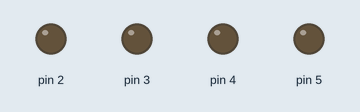
A sketch run on a simulated Arduino Uno, built with avr-gcc and run on an emulated ATmega328P. Shown: output pins drawn as LEDs (lit = HIGH).

Above: at 0.4 s.
At 2.0 s:
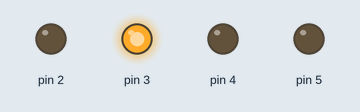
At 3.6 s:
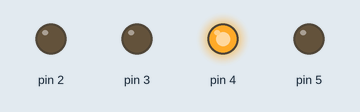
At 7.6 s:
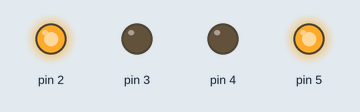
At 11.6 s:
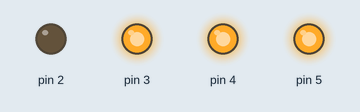
At 15.6 s:
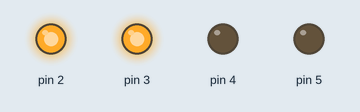
Timing chart, 0 to 16.6 s (numbered marks = the images above):
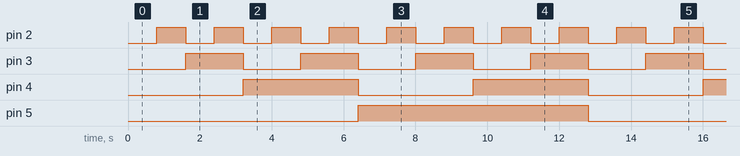

The sketch:

LED_number.ino
```cpp
void setup() {
pinMode(2, OUTPUT);
pinMode(3, OUTPUT);
pinMode(4, OUTPUT);
pinMode(5, OUTPUT);
}
void loop() {
int i;
for(i = 0; i<=15; i++)
{
  digitalWrite(2, i%2);
  digitalWrite(3, (i>>1)%2);
  digitalWrite(4, (i>>2)%2);
  digitalWrite(5, (i>>3)%2);
  delay(800);
}
}
```

Measured:
- by itself, pin 2: alternates HIGH for 0.80 s and LOW for 0.80 s
- by itself, pin 3: alternates HIGH for 1.6 s and LOW for 1.6 s
- by itself, pin 4: alternates HIGH for 3.2 s and LOW for 3.2 s
- by itself, pin 5: alternates HIGH for 6.4 s and LOW for 6.4 s
